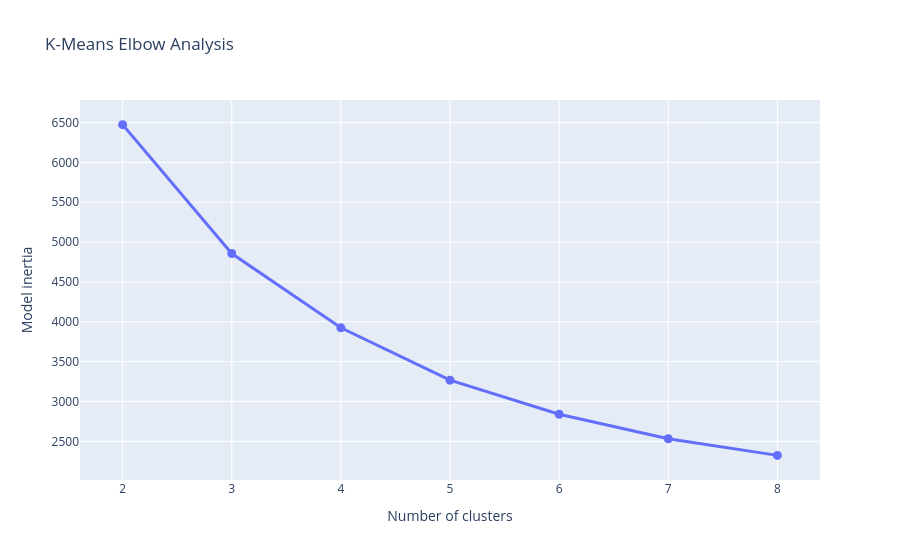

Notebook code cell kept with this figure:
### Code cell
fig = px.line(
    cluster_evaluation,
    x="NumberOfClusters",
    y="Inertia",
    markers=True,
    title="K-Means Elbow Analysis",
    labels={
        "NumberOfClusters": "Number of clusters",
        "Inertia": "Model inertia",
    },
)

fig.update_traces(
    line={"width": 3},
    marker={"size": 9},
)

fig.update_xaxes(
    dtick=1,
)

fig.show()

### Figure 1 — Plotly figure (JSON) as saved in the notebook; plotly's stock layout.template omitted (floating-point values rounded to 4 significant figures)
{"data": [{"hovertemplate": "Number of clusters=%{x}<br>Model inertia=%{y}<extra></extra>", "legendgroup": "", "line": {"color": "#636efa", "dash": "solid", "width": 3}, "marker": {"size": 9, "symbol": "circle"}, "mode": "markers+lines", "name": "", "orientation": "v", "showlegend": false, "type": "scatter", "x": [2, 3, 4, 5, 6, 7, 8], "xaxis": "x", "y": [6474.0, 4857.0, 3925.0, 3268.0, 2840.0, 2532.0, 2324.0], "yaxis": "y"}], "layout": {"legend": {"tracegroupgap": 0}, "title": {"text": "K-Means Elbow Analysis"}, "xaxis": {"anchor": "y", "domain": [0, 1], "dtick": 1, "title": {"text": "Number of clusters"}}, "yaxis": {"anchor": "x", "domain": [0, 1], "title": {"text": "Model inertia"}}}}
